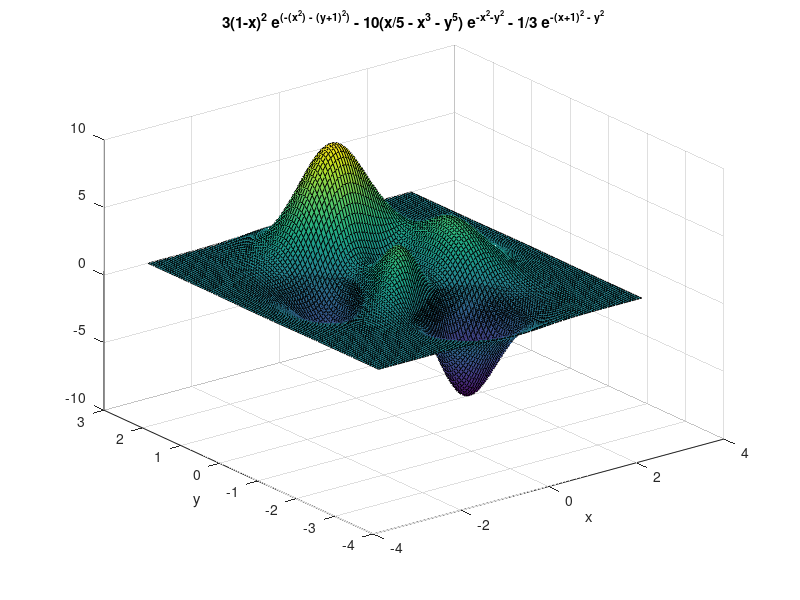
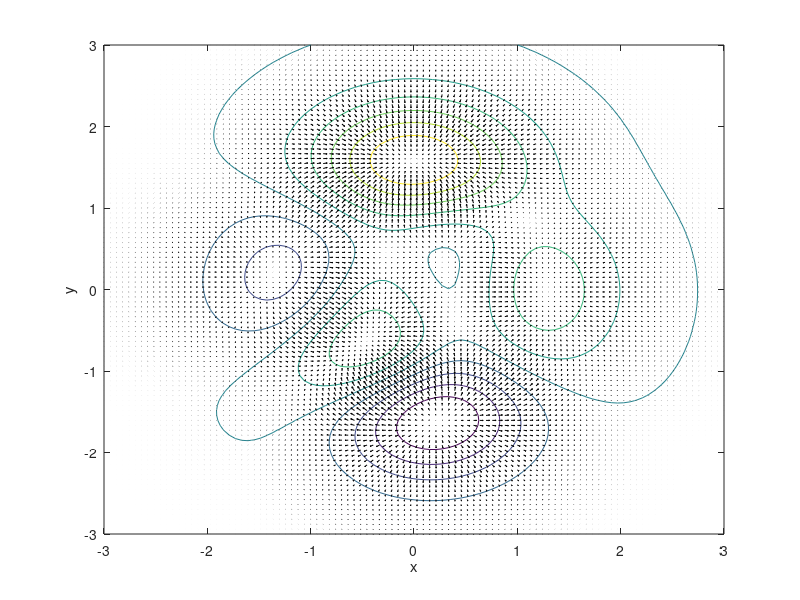

Source code (MATLAB) for these figures, in order: (Note: this script raises an error after producing the figures.)
clear all
close all

% get function values
% function to be minimized
N = 100;
[X,Y,Z] = peaks(N); %a pre-defined function (complicated)

% get gradient
[dfdx,dfdy] = gradient(Z,X(1,2)-X(1,1),Y(2,1)-Y(1,1));

% plot function
s=surf(X,Y,Z); %3-D surface plot
%s.EdgeColor = 'none';
hold on
xlabel('x'); ylabel('y');
% plot gradient
quiver(X,Y,dfdx,dfdy,'k') %give direction in which the gradient is moving
title('3(1-x)^2 e^{(-(x^2) - (y+1)^2)} - 10(x/5 - x^3 - y^5) e^{-x^2-y^2} - 1/3 e^{-(x+1)^2 - y^2}')

% Now see in contour
figure
contour(X,Y,Z); hold on
quiver(X,Y,dfdx,dfdy,'k')
xlabel('x'); ylabel('y'); %direction in which gradient moves. It should move opposite to the arrows. 

%==================================================
if 1
% gradient descent
% initial guess

xm = 1.5;
ym = -0.5;

% index corresponding to this location
[idx,idy] = return_index(X,Y,xm,ym);
% check
plot(X(idy,idx), Y(idy,idx),'og','MarkerSize',5)

% perform iteration
step_size = .1;  %iterative problem

for ii = 1:40    
    [idx(ii),idy(ii)] = return_index(X,Y,xm(ii),ym(ii));
    
    dfdx_xm = dfdx(idy(ii),idx(ii));
    dfdy_ym = dfdy(idy(ii),idx(ii));
    
    % Model update
    xm(ii+1) = xm(ii) - step_size*dfdx_xm;
    ym(ii+1) = ym(ii) - step_size*dfdy_ym;
end

plot(xm,ym,'o-r','LineWidth',2)
title('gradient descent');
figure(1)
plot3(xm(1:end-1),ym(1:end-1),Z(sub2ind([N N],idy,idx)),'o-r','LineWidth',2)
end

%==================================================
% constraint function being the circle
% Let circle x^2 + y^2 = 1 be the constraint function
theta = [0:.05:2*pi];
radius = 1;
x = radius*cos(theta);
y = radius*sin(theta);

% Get location of constarin function in mesh
for ii = 1:length(x)
    [idx(ii),idy(ii)] = return_index(X,Y,x(ii),y(ii));
    
    dfdx_xm(ii) = dfdx(idy(ii),idx(ii));
    dfdy_ym(ii) = dfdy(idy(ii),idx(ii));

end
figure
% plot minimizing function
s=surf(X,Y,Z); 
%s.EdgeColor = 'none';
hold on
xlabel('x'); ylabel('y');
% plot constrain function
plot3(x,y,Z(sub2ind([N N],idy,idx)),'-r','LineWidth',5)
title('Peaks')

% plot gradient along circle (important)
figure
contour(X,Y,Z); hold on
plot(x,y,'k');
quiver(x,y,dfdx_xm,dfdy_ym,'b');
quiver(x,y,2*x,2*y,'r')
%quiver(X,Y,dfdx,dfdy,'k')

% Check if minimizing function and contraint function gradient vectors
% align
% Use cross product
v1 = [dfdx_xm' dfdy_ym'];
v1_norm = (v1(:,1).^2 + v1(:,2).^2).^(1/2);
v2 = [2*x' 2*y'];
v2_norm = (v2(:,1).^2 + v2(:,2).^2).^(1/2);


%==================================================
% function for finding index specific to a location in mesh
function [idx,idy] = return_index(X,Y,xm,ym)
[valx,idx] = min(min(abs(X-xm)));
[valy,idy] = min(min(abs(Y'-ym)));
end